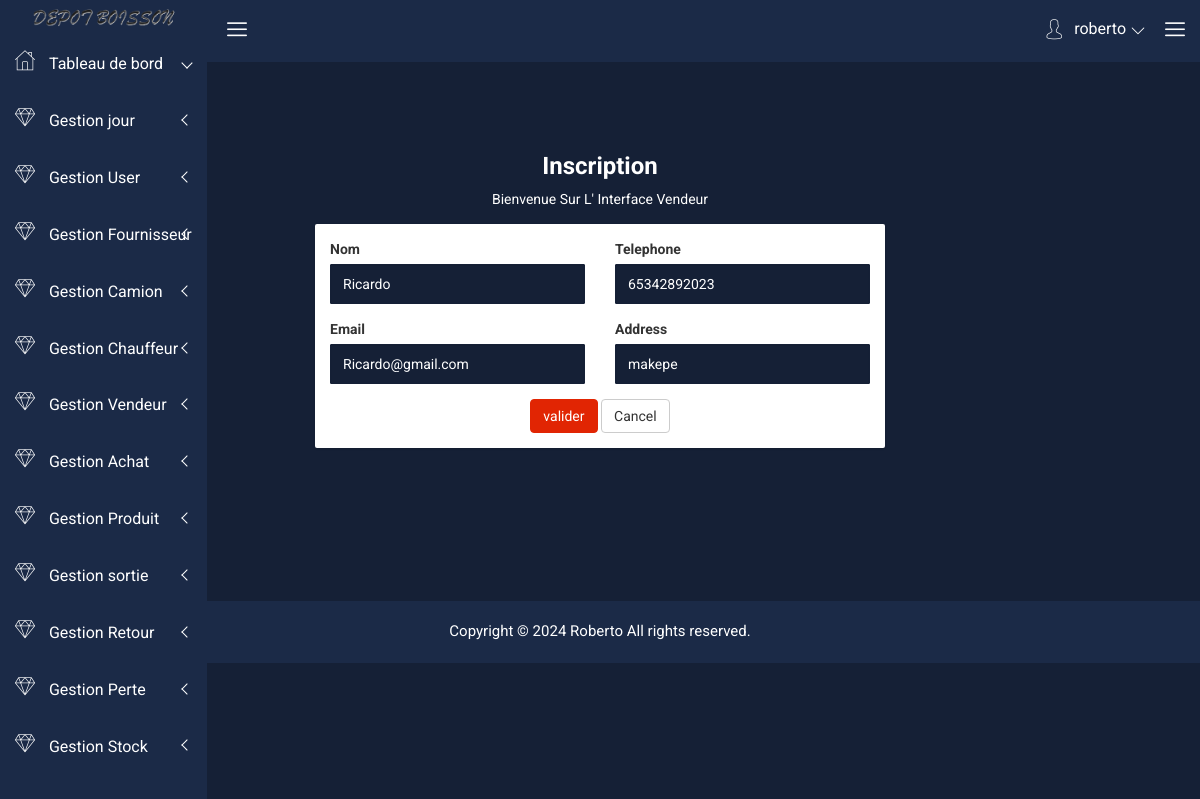
Screenshot of /index.php?page=modifierVendeur&id=1 (signed in) with the database file from the repository.
### tables this page shows
CREATE TABLE `vendeur` (
  `id_vendeur` int(255) NOT NULL,
  `nom` varchar(255) NOT NULL,
  `telephone` varchar(255) NOT NULL,
  `adresse` varchar(255) NOT NULL,
  `email` varchar(255) NOT NULL,
  `etat` varchar(255) NOT NULL
);

### model/vendeur.php (called while the page is built, shortened)
<?php
 class vendeur{
    public function connect(){
      $host="localhost";
      $dbname="gestions_stocks";
      $user="root";
      $pass="";
      $connect = new PDO("mysql:host=$host;dbname=$dbname",$user,$pass);
      $connect->setAttribute(PDO::ATTR_ERRMODE,PDO::ERRMODE_EXCEPTION);
      return $connect;
    }
    public function detailVendeur($id){
      $connect=$this->connect();
      $requete=$connect->query("SELECT*FROM vendeur WHERE etat='en cours' and id_vendeur=$id");
      $resultat=$requete->fetchAll();
      return $resultat;
    }
    }

### vues/modifierVendeur.php (the view, shortened to what this page needs)
<?php
require("header.php")
?>
    <div class="breadcome-area">
                <div class="container-fluid">
                    <div class="row">
										</div>
											<div class="breadcomb-ctn">
											</div>
										</div>
                                    </div>
                                </div>
                            </div>
    <div class="container-fluid">
      <div class="row">
          <div class="col-lg-3 col-md-3 col-sm-3 col-xs-12"></div>
          <div class="col-md-6 col-md-6 col-sm-6 col-xs-12">
              <div class="text-center custom-login">
                  <h3 style="color: white;">Inscription</h3>
                  <p style="color: white;">Bienvenue Sur L' Interface Vendeur</p>
              </div>
              <div class="hpanel">
                  <div class="panel-body">
                    <form action="" id="loginForm" method="POST">
                      <div class="row">
                      <?php foreach($detailvendeur as $data) { ?>
                          <div class="form-group col-lg-6">
                              <label>Nom</label>
                              <input type="text" class="form-control" name="nom" placeholder="Entrez Le Nom" value="<?php echo $data['nom']; ?>">
                          </div>
                          <div class="form-group col-lg-6">
                              <label>Telephone</label>
                              <input type="text" name="telephone" class="form-control" placeholder="Entrez Le Numero De Telephone" value="<?php echo $data['telephone']; ?>">
                          </div>
                          <div class="form-group col-lg-6">
                            <label>Email </label>
                            <input type="email" name="email"class="form-control" placeholder="Entrez L' Email " value="<?php echo $data['email']; ?>">
                          </div>
                          <div class="form-group col-lg-6">
                              <label>Address</label>
                              <input type= "text" class="form-control" name="adresse" placeholder="Entrez L' Adresse" value="<?php echo $data['adresse']; ?>">
                          </div>
                          <?php } ?>
                      </div>
                      <div class="text-center">
                          <button type="submit" name="valider" class="btn btn-success loginbtn">valider</button>
                          <button class="btn btn-default">Cancel</button>
                      </div>
                  </form>
                  </div>
              </div>
          </div>
          <div class="col-lg-3 col-md-3 col-sm-3 col-xs-12"></div>
      </div>
      </div>
      <div>
		</div>
 <?php
 require("footer.php")
 ?>

### css/main.css (style rules this page uses)
html { color: #222; font-size: 1em; line-height: 1.4; }

### rows the page displays
vendeur: nom "Ricardo", telephone "65342892023", email "Ricardo@gmail.com", adresse "makepe"

### other values shown
$_SESSION['user'] "roberto"
